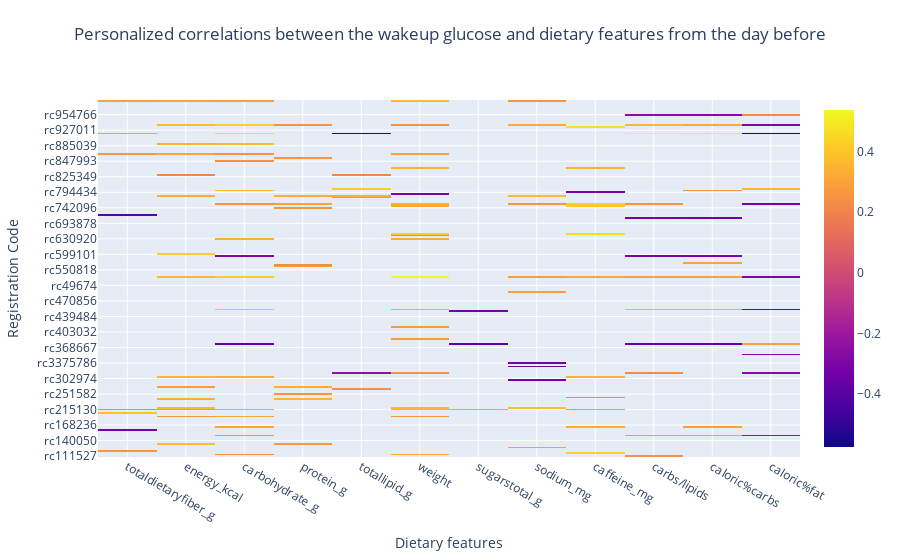

Write notebook code for a chart like this one.
### Code cell
plot_corr_heatmap(corr_table_total, savefig=True, filename='corr_total_diet_pnp3_fdr')

### Figure 1 — Plotly figure (JSON) as saved in the notebook; plotly's stock layout.template omitted (floating-point values rounded to 4 significant figures; data arrays with more than 128 entries replaced by an {"elided": "..."} marker saying what was removed)
{"data": [{"hoverongaps": false, "type": "heatmap", "x": ["totaldietaryfiber_g", "energy_kcal", "carbohydrate_g", "protein_g", "totallipid_g", "weight", "sugarstotal_g", "sodium_mg", "caffeine_mg", "carbs/lipids", "caloric%carbs", "caloric%fat"], "y": {"elided": "207 str values"}, "z": {"elided": "207x12 float values"}}], "layout": {"title": {"text": "Personalized correlations between the wakeup glucose and dietary features from the day before", "x": 0.5, "xanchor": "center", "y": 0.95, "yanchor": "top"}, "xaxis": {"title": {"text": "Dietary features"}}, "yaxis": {"title": {"text": "Registration Code"}}}}
